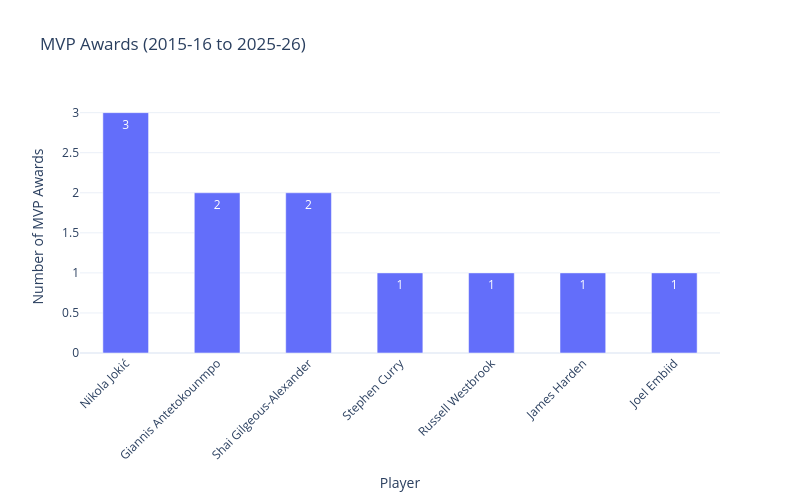

Notebook source saved alongside this figure:
### Code cell
seasons["full_name"] = seasons.full_name.map(fix)
top = seasons.full_name.value_counts().head(15).reset_index()
top.columns = ["player", "mvps"]

fig = px.bar(
    top,
    x="player",
    y="mvps",
    text="mvps",
    title="MVP Awards (2015-16 to 2025-26)",
    width=800,
    height=500
)

fig.update_traces(width=0.5)

fig.update_layout(
    xaxis=dict(tickangle=-45),
    xaxis_title="Player",
    yaxis_title="Number of MVP Awards"
)

fig.show()

### Figure 1 — Plotly figure (JSON) as saved in the notebook; plotly's stock layout.template omitted (floating-point values rounded to 4 significant figures)
{"data": [{"hovertemplate": "player=%{x}<br>mvps=%{text}<extra></extra>", "legendgroup": "", "marker": {"color": "#636efa", "pattern": {"shape": ""}}, "name": "", "orientation": "v", "showlegend": false, "text": [3.0, 2.0, 2.0, 1.0, 1.0, 1.0, 1.0], "textposition": "auto", "type": "bar", "width": 0.5, "x": ["Nikola Jokić", "Giannis Antetokounmpo", "Shai Gilgeous-Alexander", "Stephen Curry", "Russell Westbrook", "James Harden", "Joel Embiid"], "xaxis": "x", "y": [3, 2, 2, 1, 1, 1, 1], "yaxis": "y"}], "layout": {"barmode": "relative", "height": 500, "legend": {"tracegroupgap": 0}, "title": {"text": "MVP Awards (2015-16 to 2025-26)"}, "width": 800, "xaxis": {"anchor": "y", "domain": [0, 1], "tickangle": -45, "title": {"text": "Player"}}, "yaxis": {"anchor": "x", "domain": [0, 1], "title": {"text": "Number of MVP Awards"}}}}
